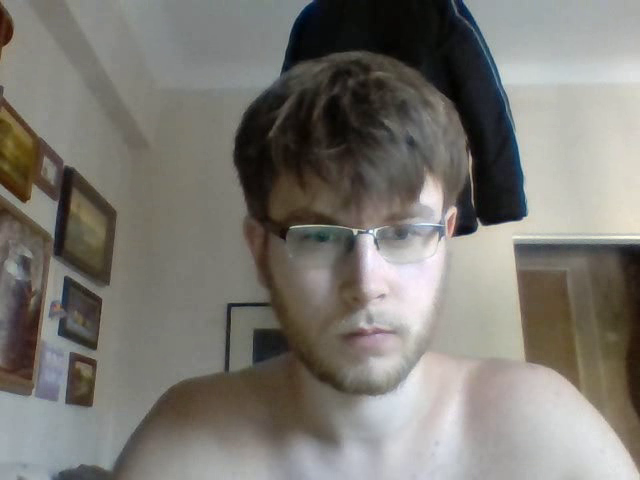
#> input picture frame 17 of CVPR/lab1/output.avi, 640 x 480 px, given in place of the camera
$ jupyter execute lab1.ipynb
#> lines starting #> are read from the running program, lines starting #| are printed output that depends on the picture
[cell 1]
import cv2
import numpy as np

cap = cv2.VideoCapture(0)

fourcc = cv2.VideoWriter_fourcc(*'XVID')
out = cv2.VideoWriter('output.avi', fourcc, 20.0, (640,  480))

while cap.isOpened():
    success, frame = cap.read()
#> frame is the input picture: shape (480, 640, 3); mean B, G, R 114.4, 120.5, 123.2

    if not success:
        print("Can't receive frame")
        break

    out.write(frame)
    cv2.imshow("frame", frame)

    if cv2.waitKey(1) == ord('q'):
#> (key q is pressed here)
        break

cap.release()
out.release()

cv2.destroyAllWindows()

[cell 2]
cap = cv2.VideoCapture('output.avi')

fourcc = cv2.VideoWriter_fourcc(*'XVID')
out = cv2.VideoWriter('final_output.avi', fourcc, 20.0, (640,  480))

while cap.isOpened():
    success, frame = cap.read()

    if not success:
        print("Can't receive frame")
        break

    gray = cv2.cvtColor(frame, cv2.COLOR_BGR2GRAY)
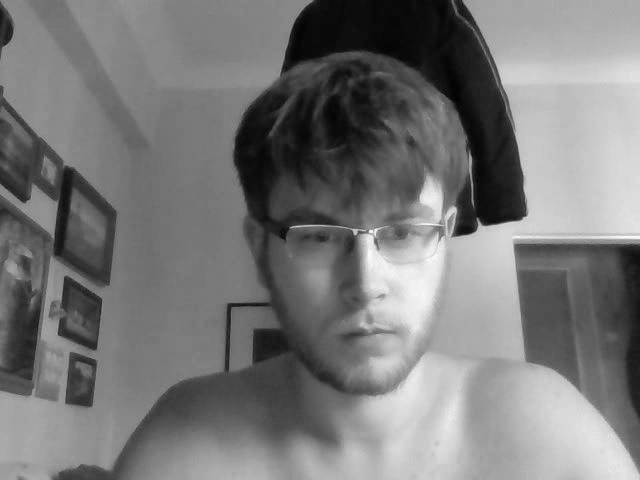
#> gray: shape (480, 640); min 0, max 252, mean 120.6
    gray_BGR = cv2.cvtColor(gray, cv2.COLOR_GRAY2BGR)

    cv2.rectangle(gray_BGR,(100,50),(200, 300),(255,0,0),-1)
    cv2.line(gray_BGR,(0,0),(640,  100),(0,255,0),6)
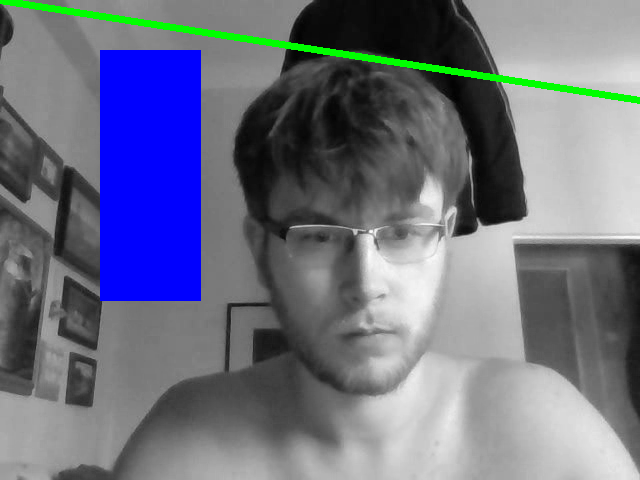
#> gray_BGR: shape (480, 640, 3); mean B, G, R 130.3, 113, 109.3
    cv2.imshow('frame', gray_BGR)
    out.write(gray_BGR)

    if cv2.waitKey(33) == ord('q'):
#> (key q is pressed here)
        break

cap.release()
out.release()

cv2.destroyAllWindows()

$ run again, starting later in the video
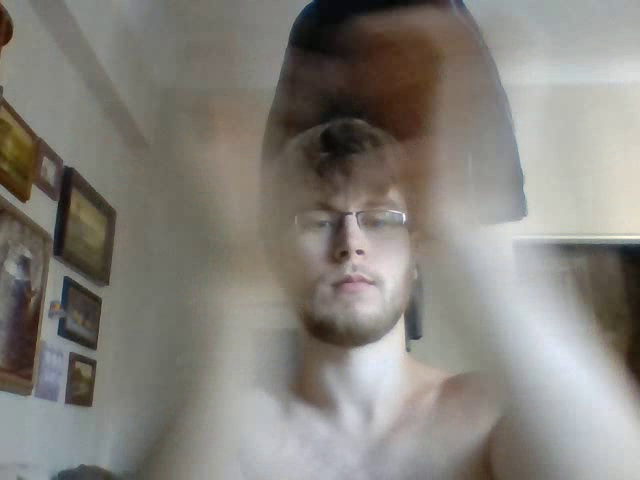
#> input picture frame 76 of CVPR/lab1/output.avi, 640 x 480 px, given in place of the camera
#> frame is the input picture: shape (480, 640, 3); mean B, G, R 123.3, 129.3, 132.8
#> `gray = cv2.cvtColor(frame, cv2.COLOR_BGR2GRAY)`:
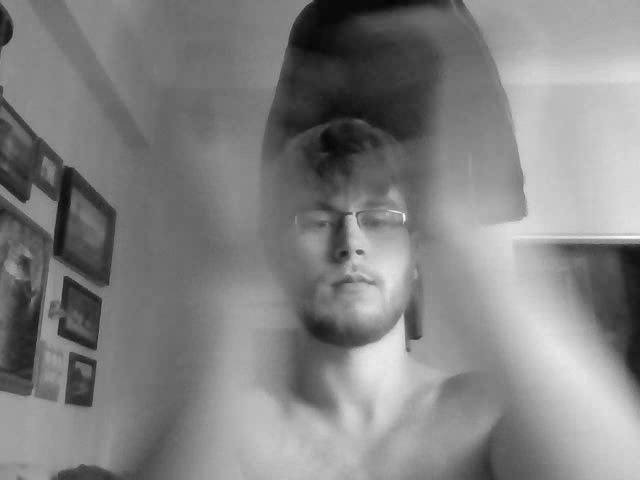
#> gray: shape (480, 640); min 4, max 251, mean 129.6
#> `cv2.line(gray_BGR,(0,0),(640,  100),(0,255,0),6)`:
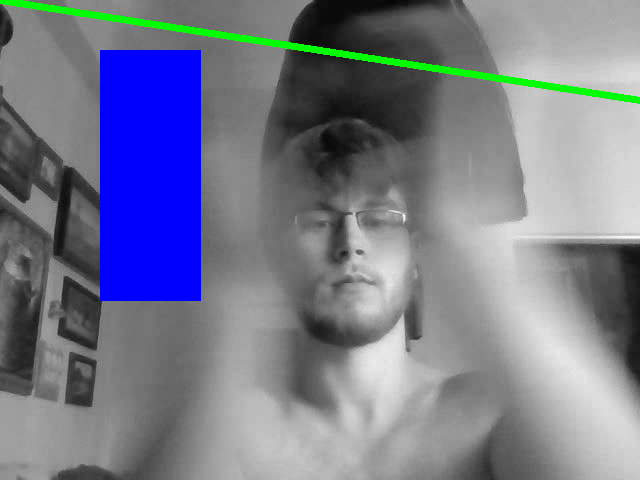
#> gray_BGR: shape (480, 640, 3); mean B, G, R 140, 122.6, 118.9

$ run again, starting later in the video
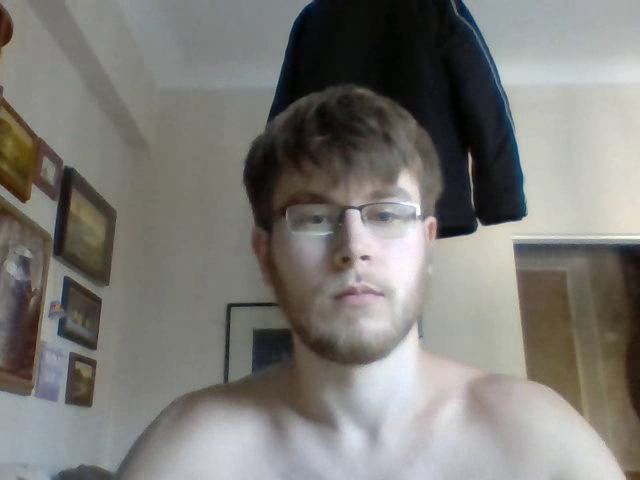
#> input picture frame 136 of CVPR/lab1/output.avi, 640 x 480 px, given in place of the camera
#> frame is the input picture: shape (480, 640, 3); mean B, G, R 118.7, 122.8, 124.5
#> `gray = cv2.cvtColor(frame, cv2.COLOR_BGR2GRAY)`:
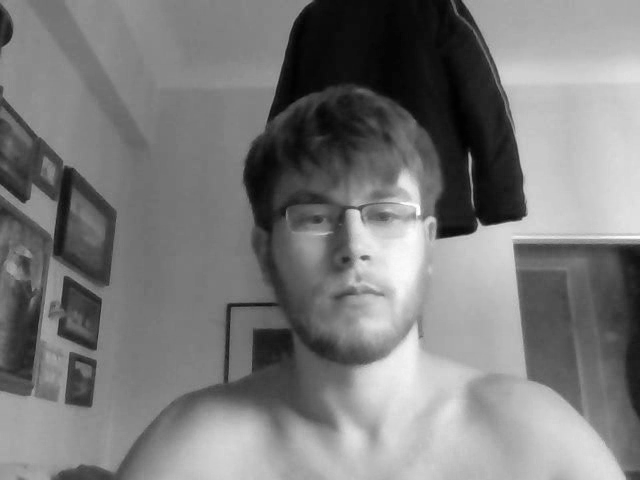
#> gray: shape (480, 640); min 1, max 255, mean 122.8
#> `cv2.line(gray_BGR,(0,0),(640,  100),(0,255,0),6)`:
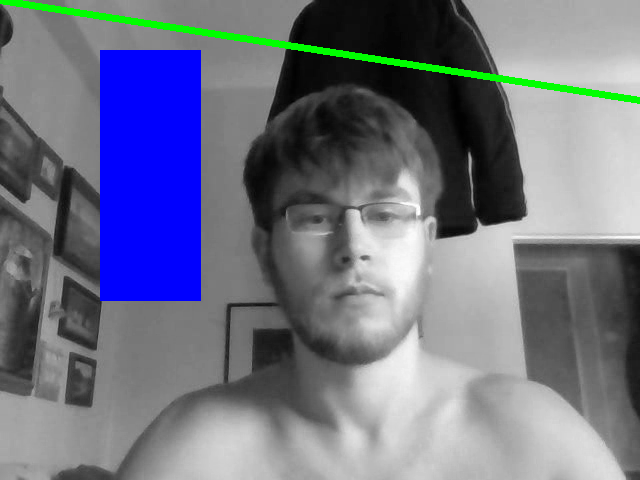
#> gray_BGR: shape (480, 640, 3); mean B, G, R 132.6, 115.2, 111.5
